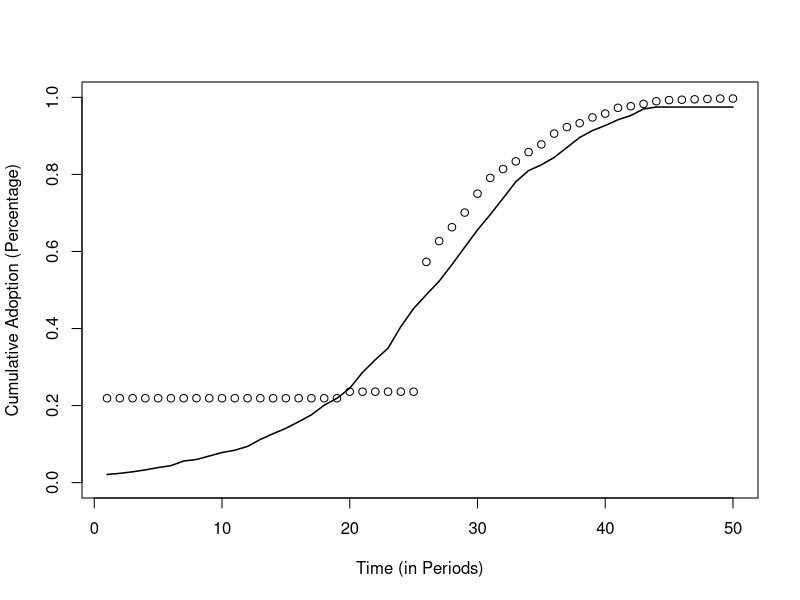

Write R code to recreate this figure. (Note: a time limit stopped this script after it produced the figure.)
# Targeted Announced Adoption with Lumpsum payments with Budget Constraints

# Let '#@!@#' be the symbol for potential
# changes to the type of analysis
# Let '#!!!#' be the symbol for key looping
# areas.

set.seed(4364)
##### Loading Needed Packages #####

library(igraph)

##### Explanatory Text #####

# We will examine the adoption trends of farmers
# that have the potential of a subsidy in the future
# this simulation starts from time zero to some time 
# horizon TH. At the start of the time period, farmers
# KNOW that the policy will begin at time A. That is
# the government doesn't "suprise" farmers with a 
# policy just as it is beginning. We can alter this
# assumption by taking the market expectations adoption
# with the expectation neutral adoption. We assume that
# when the government offers the subsidy, they will select
# a portion of the farmers that haven't yet adopted at 
# random. That is the government could waste its "offers"
# on farmers that would adopt if they didn't recieve
# the subsidy at a particular time, conceding that they
# didn't get the one that they wanted and ones where the
# technology isn't cheap enough even with the subsidy. See the
# section by the Contemp_Adopt

##### Introducing Parameters for the theta Distribution F(theta) #####

# Standard Tech Parameters
a=50000; b=450; c=5

# Green Tech Parameters
d=55000; e=250; f=2.5

# Cost Dynamic Parameters
g=90000; h=2200; j=10

##### Time Horizon and Time Periods #####

TH <- 50

#time <- 1:TH

##### Number of firms in the market #####

N <- 1000

##### Distributional Parameters #####
r=0.1;beta=5;mu=0

##### Period Specific Discount Rates ##### 

discount <- function(t){
  1/((1+r)^t)
}

##### Firm Population Characteristics #####

theta <- rlogis(N,location=mu,scale=beta)

theta <- sort(theta)

##### The Government's Policy Parameters #####

# Proportion of time that passes until the policy is active

pa <- .5

# Actual Period when the policy becomes active

A <- round(TH*pa,0)

# Period when the policy is announced

announce <- A-5

##### Cost Function #####

funccost <- function(t){
  g-h*t+j*t^2
}

##### Profit Functions #####

# Standard Tech Profits

pi1 <- function(theta){
  a+b*theta-c*theta^2
}

# Green Tech Profits

pi2 <- function(theta){
  d+e*theta-f*theta^2
}

##### Description of the graph ######
# Before we write the graph let's take a look at the structure of the graph
# where we have 5 periods. These periods correspond to the period where the
# farmer HAS A CHOICE TO MAKE.

#T 1       2       3       4       5        

#       5      7       9       11      13
#  6 ----- 7 ----- 8 ----- 9 ----- 10-------    <--------------  ORIGINAL TECHNOLOGY RUNG
#    \       \       \       \       \ 14   |
#     \       \       \       \       \     |
#      \6      \8      \10     \12     11 --|   <--------------  TERMINAL NODE
#       \       \       \       \     /  
#         \       \       \       \ /  4
#  1       2 ----- 3 ----- 4 ----- 5            <--------------  GREEN TECHNOLOGY RUNG
#               1       2       3

### Some Facts ###
# Farmers DO NOT have green tech in period 1. 
# We will always have n nodes on the bottom rung.
# We will always have n+1 nodes on the top rung (including the terminal node).
# We will always have n-1 arcs on the bottom rung.
# We will always have 2*(n) arcs on the top rung.
# The (n+1)th node will always be the first node in the original tech rung.
# The terminal node will always be the (2*n+1)th node.

# To pick out a specific time period (t)'s arc value to 
# change in the adoption arcs in the example (6,8,10,12,14)
# it will be found taking (n-1) + 2*(t). For instance,
# if we wanted to change the contribution from the government
# in period 3 we would reference (5-1)+2*(3)=10. 

##### Establishing functions through time #####

# Time Periods

time <- c(1:TH)

# Discount factor through time 

df <- discount(time)

# Non-Dicounted Market costs of adopting through time

cost <- funccost(time)

# Dicounted Market costs of adopting through time

cost1 <- cost*df

##### Adoption Plan In Absence of Government Help ######


EM_Path_matrix <- array(0,dim=c(N,TH+1) )

k <- 1

while (k<N+1){
  
  theta1 <- theta[k]
  
  underprof <- pi2(theta1)*df
  underprof <- round(underprof,digits=3)
  underprof <- underprof[-1]
  
  overprof <- array(0,dim=c(TH,2))
  overprof[,1] <- pi1(theta1)*df
  overprof[,2] <- pi2(theta1)*df-funccost(time)*df
  overprof <- round(overprof,digits=3)
  
  prof <- c(underprof,c(t(overprof)))
  
  upper0_label <- paste("P(",rep(0,length=TH),",",seq(1:TH),")",sep="")  
  upper1_label <- paste("P(",rep(1,length=TH),",",seq(1:TH),") - C",seq(1:TH),sep="")
  upper_label <- array(0,dim=c(length(upper0_label),2))
  upper_label[,1] <- upper0_label; upper_label[,2] <- upper1_label
  upper_label <- c(t(upper_label))
  upper_count <- 1:length(upper_label)
  lower_label <- paste("P(",rep(1,length=TH-1),",",seq(2,TH),")",sep="")
  edge_label <- c(lower_label,upper_label)
  
  adj <- list()
  
  # Upper adjacency list
  for(i in 2:(TH-1)){
    adj[[i]] <- c(upper_count[i+1])
  }
  
  adj[TH] <- 2*TH+1
  
  for(i in 1:TH){
    adj[[TH+i]] <-c( upper_count[i+TH+1],upper_count[i+1])
  }
  
  adj[[2*TH]] <- c(2*TH+1,2*TH+1)
  names(adj) <- c(upper_label)
  
  xlayout <- c(1:TH,1:TH,TH+1)*2
  ylayout <- c(rep(1,length=TH),rep(3,length=TH),2)
  layout <- cbind(xlayout,ylayout)
  
  adjg <- graph.adjlist(adj)
  #plot(adjg,layout=layout,edge.label=prof)
  prof <- -prof
  prof <- prof-min(prof)+1
  #plot(adjg,layout=layout,edge.label=prof)
  
  EM_Path_matrix[k,] <- get.shortest.paths(adjg,from=TH+1,to=2*TH+1,weights=prof)$vpath[[1]]
  
  rm(adj)
  rm (adjg)
  
  k <- k+1
}

Adoption_matrix <- array(0,dim=c(N,TH))
for(k in 1:N){
  for(i in 1:TH){
    if(EM_Path_matrix[k,i] != EM_Path_matrix[k,i+1]-1){
      Adoption_matrix[k,i]=1
    }
  }  
}

for(k in 1:N){
  if(EM_Path_matrix[k,TH]== TH) {
    Adoption_matrix[k,TH]  <- 0 
  }
}

Adopt_prop <- c()

for(i in 1:TH){
  
  Adopt_prop[i] <- sum(Adoption_matrix[,i])
  
}

Adopt_prop <- cumsum(Adopt_prop)/N


##########
#plot(Adopt_prop,type='l',ylim=c(0,1))
plot(Adopt_prop,type='l',ylim=c(0,1),xlab='Time (in Periods)',ylab='Cumulative Adoption (Percentage)',lwd=1.5)

##### Setting up the Theta_df object #####

Theta_df <- data.frame(theta)

eligible_theta_Index <- 1:length(theta)
eligible_theta <- theta


for(i in 2:announce){
  eligible_theta_Index[! Adoption_matrix[,i-1] %in% 0] <- 0
  eligible_theta[eligible_theta_Index %in% 0] <- 10000
  Theta_df[[i]]<- eligible_theta
  colnames(Theta_df)[i] <- paste("Period",i-1,sep=" ")
}


##### Adoption Plan with Neutral Expectations [announce:A] ######

# Currently active farmers in the system

eligible_theta_iteration <- eligible_theta[! eligible_theta_Index %in% 0]

# Government Parameters

Budget <- 2000000

subsidy <- 4000

factor_num <- Budget/subsidy

N0 <- length(eligible_theta_iteration)

prob0 <- factor_num/N0

est_N <- c()
prob <- c()

prob[1:A-1] <- 0

i <- 1
while(i+A-1<TH+1){
  prob[i+A-1] <- factor_num/(N0-factor_num*(i-1))
  
  if(prob[i+A-1]>1 | prob[i+A-1]<0){
    prob[i+A-1] <- 1
  }
  
  i <- i+1
}

Probability <- prob

k <- 1

EN_Path_matrix <- array(0,dim=c(N0,TH+1))

while(k < N0+1){
  
  theta1 <- eligible_theta_iteration[k]
  
  underprof <- pi2(theta1)*df
  underprof <- round(underprof,digits=3)
  underprof <- underprof[-1]
  
  overprof <- array(0,dim=c(TH,2))
  overprof[,1] <- pi1(theta1)*df
  overprof[,2] <- pi2(theta1)*df-(funccost(time)-subsidy*prob)*df
  overprof <- round(overprof,digits=3)
  
  prof <- c(underprof,c(t(overprof)))
  
  upper0_label <- paste("P(",rep(0,length=TH),",",seq(1:TH),")",sep="")  
  upper1_label <- paste("P(",rep(1,length=TH),",",seq(1:TH),") - C",seq(1:TH),sep="")
  upper_label <- array(0,dim=c(length(upper0_label),2))
  upper_label[,1] <- upper0_label; upper_label[,2] <- upper1_label
  upper_label <- c(t(upper_label))
  upper_count <- 1:length(upper_label)
  lower_label <- paste("P(",rep(1,length=TH-1),",",seq(2,TH),")",sep="")
  edge_label <- c(lower_label,upper_label)
  
  adj <- list()
  
  # Upper adjacency list
  for(i in 2:(TH-1)){
    adj[[i]] <- c(upper_count[i+1])
  }
  
  adj[TH] <- 2*TH+1
  
  for(i in 1:TH){
    adj[[TH+i]] <-c( upper_count[i+TH+1],upper_count[i+1])
  }
  
  adj[[2*TH]] <- c(2*TH+1,2*TH+1)
  names(adj) <- c(upper_label)
  
  xlayout <- c(1:TH,1:TH,TH+1)*2
  ylayout <- c(rep(1,length=TH),rep(3,length=TH),2)
  layout <- cbind(xlayout,ylayout)
  
  adjg <- graph.adjlist(adj)
  #plot(adjg,layout=layout,edge.label=prof)
  prof <- -prof
  prof <- prof-min(prof)+1
  #plot(adjg,layout=layout,edge.label=prof)
  
  EN_Path_matrix[k,] <- get.shortest.paths(adjg,from=TH+1,to=2*TH+1,weights=prof)$vpath[[1]]
  
  rm(adj)
  rm (adjg)
  
  k <- k+1
}

EN_Adoption_matrix <- array(0,dim=c(N0,TH))
for(k in 1:N0){
  for(i in 1:TH){
    if(EN_Path_matrix[k,i] != EN_Path_matrix[k,i+1]-1){
      EN_Adoption_matrix[k,i]=1
    }
  }  
}

for(k in 1:N0){
  if(EN_Path_matrix[k,TH] == TH) {
    EN_Adoption_matrix[k,TH]  <- 0 
  }
}

EN_Adopt_prop <- c()

for(i in 1:TH){
  
  EN_Adopt_prop[i] <- sum(EN_Adoption_matrix[,i])
}

EN_Adopt_prop <- cumsum(EN_Adopt_prop)

INDEX <- 1:N0
eligible_Index_Iteration <-eligible_theta_Index[! eligible_theta_Index %in% 0]

for(i in announce:(A-1)){
  
eligible_theta[1:eligible_Index_Iteration[EN_Adopt_prop[i]]] <- 10000
Theta_df[[ncol(Theta_df)+1]] <- eligible_theta
colnames(Theta_df)[i+1] <- paste("Period",i,sep=" ")
  
}


EN_Adopt_prop <- EN_Adopt_prop +Adopt_prop[announce-1]*N
EN_Adopt_prop <- EN_Adopt_prop/N
points(EN_Adopt_prop)

eligible_theta_Index <- 1:nrow(Theta_df)

for(i in 1:nrow(Theta_df)){
  if(eligible_theta[i] == 10000){
  eligible_theta_Index[i] <-0 
  }
}


########## Final Iteration ##############

q <- A

while(q < TH+1){
  
  eligible_theta_iteration <- eligible_theta[! eligible_theta_Index %in% 0] 
  eligible_Index_iteration <- eligible_theta_Index[! eligible_theta_Index %in% 0] 
  N0 <- length(eligible_theta_iteration)
  INDEX <- c(1:N0)
  
  prob <- rep(0,times=q-1)
  
  i <- q
  while(length(prob)<TH){
    prob[i] <- (Budget/subsidy)/(N0-(Budget/subsidy)*(i-q))
    
    if(prob[i]>1 | prob[i]<0){
      prob[i] <- 1
    }
    
    i <- i+1
  }
  
  EP_Path_matrix <- array(0,dim=c(N0,TH+1))
  
  
  
  k <- 1
  
  while(k<N0+1){
    
    theta1 <-eligible_theta_iteration[k] 
    
    
    underprof <- pi2(theta1)*df
    underprof <- round(underprof,digits=3)
    underprof <- underprof[-1]
    
    overprof <- array(0,dim=c(TH,2))
    overprof[,1] <- pi1(theta1)*df
    overprof[,2] <- pi2(theta1)*df-(funccost(time)-subsidy*prob)*df
    overprof[q,2] <- pi2(theta1)*df[q]-(funccost(time[q])-subsidy)*df[q]
    overprof[1:(q-1),2] <- pi2(theta1)*df[1:(q-1)]-(funccost(time[1:(q-1)]))*df[1:(q-1)]
    overprof <- round(overprof,digits=3)
    
    prof <- c(underprof,c(t(overprof)))
    
    upper0_label <- paste("P(",rep(0,length=TH),",",seq(1:TH),")",sep="")  
    upper1_label <- paste("P(",rep(1,length=TH),",",seq(1:TH),") - C",seq(1:TH),sep="")
    upper_label <- array(0,dim=c(length(upper0_label),2))
    upper_label[,1] <- upper0_label; upper_label[,2] <- upper1_label
    upper_label <- c(t(upper_label))
    upper_count <- 1:length(upper_label)
    lower_label <- paste("P(",rep(1,length=TH-1),",",seq(2,TH),")",sep="")
    edge_label <- c(lower_label,upper_label)
    
    adj <- list()
    
    # Upper adjacency list
    for(i in 2:(TH-1)){
      adj[[i]] <- c(upper_count[i+1])
    }
    
    adj[TH] <- 2*TH+1
    
    for(i in 1:TH){
      adj[[TH+i]] <-c( upper_count[i+TH+1],upper_count[i+1])
    }
    
    adj[[2*TH]] <- c(2*TH+1,2*TH+1)
    names(adj) <- c(upper_label)
    
    xlayout <- c(1:TH,1:TH,TH+1)*2
    ylayout <- c(rep(1,length=TH),rep(3,length=TH),2)
    layout <- cbind(xlayout,ylayout)
    
    adjg <- graph.adjlist(adj)
    #plot(adjg,layout=layout,edge.label=prof)
    prof <- -prof
    prof <- prof-min(prof)+1
    #plot(adjg,layout=layout,edge.label=prof)
    
    EP_Path_matrix[k,] <- get.shortest.paths(adjg,from=TH+1,to=2*TH+1,weights=prof)$vpath[[1]]
    
    rm(adj)
    rm (adjg)
    
    
    k <- k+1
  }
  
  # Positive Adoption Matrix
  
  EP_Adoption_matrix <- array(0,dim=c(N0,TH))
  for(k in 1:N0){
    for(i in 1:TH){
      if(EP_Path_matrix[k,i] != EP_Path_matrix[k,i+1]-1){
        EP_Adoption_matrix[k,i]=1
      }
    }  
  }
  
  for(k in 1:N0){
    if(EP_Path_matrix[k,TH] == TH) {
      EP_Adoption_matrix[k,TH]  <- 0 
    }
  }
  
  EP_Adopt_prop <- c()
  
  for(i in 1:TH){
    
    EP_Adopt_prop[i] <- sum(EP_Adoption_matrix[,i])
  }
  
  EP_Adopt_prop <- cumsum(EP_Adopt_prop)
  
  Pos_Index <- EP_Adopt_prop[q]

  # Negative Path Matrix
  if (N0 != 0){
  EG_Path_matrix <- array(0,dim=c(N0,TH+1))
  
  k <- 1
  
  while(k<N0+1){
    
    theta1 <-eligible_theta_iteration[k] 
    
    
    underprof <- pi2(theta1)*df
    underprof <- round(underprof,digits=3)
    underprof <- underprof[-1]
    
    overprof <- array(0,dim=c(TH,2))
    overprof[,1] <- pi1(theta1)*df
    overprof[,2] <- pi2(theta1)*df-(funccost(time)-subsidy*prob)*df
    overprof[1:q,2] <- pi2(theta1)*df[1:q]-(funccost(time[1:q]))*df[1:q]
    overprof <- round(overprof,digits=3)
    
    prof <- c(underprof,c(t(overprof)))
    
    upper0_label <- paste("P(",rep(0,length=TH),",",seq(1:TH),")",sep="")  
    upper1_label <- paste("P(",rep(1,length=TH),",",seq(1:TH),") - C",seq(1:TH),sep="")
    upper_label <- array(0,dim=c(length(upper0_label),2))
    upper_label[,1] <- upper0_label; upper_label[,2] <- upper1_label
    upper_label <- c(t(upper_label))
    upper_count <- 1:length(upper_label)
    lower_label <- paste("P(",rep(1,length=TH-1),",",seq(2,TH),")",sep="")
    edge_label <- c(lower_label,upper_label)
    
    adj <- list()
    
    # Upper adjacency list
    for(i in 2:(TH-1)){
      adj[[i]] <- c(upper_count[i+1])
    }
    
    adj[TH] <- 2*TH+1
    
    for(i in 1:TH){
      adj[[TH+i]] <-c( upper_count[i+TH+1],upper_count[i+1])
    }
    
    adj[[2*TH]] <- c(2*TH+1,2*TH+1)
    names(adj) <- c(upper_label)
    
    xlayout <- c(1:TH,1:TH,TH+1)*2
    ylayout <- c(rep(1,length=TH),rep(3,length=TH),2)
    layout <- cbind(xlayout,ylayout)
    
    adjg <- graph.adjlist(adj)
    #plot(adjg,layout=layout,edge.label=prof)
    prof <- -prof
    prof <- prof-min(prof)+1
    #plot(adjg,layout=layout,edge.label=prof)
    
    EG_Path_matrix[k,] <- get.shortest.paths(adjg,from=TH+1,to=2*TH+1,weights=prof)$vpath[[1]]
    
    rm(adj)
    rm (adjg)
    
    
    k <- k+1
  }
  
  # Positive Adoption Matrix
  
  EG_Adoption_matrix <- array(0,dim=c(N0,TH))
  for(k in 1:N0){
    for(i in 1:TH){
      if(EG_Path_matrix[k,i] != EG_Path_matrix[k,i+1]-1){
        EG_Adoption_matrix[k,i]=1
      }
    }  
  }
  
  for(k in 1:N0){
    if(EG_Path_matrix[k,TH] == TH) {
      EG_Adoption_matrix[k,TH]  <- 0 
    }
  }
  
  EG_Adopt_prop <- c()
  
  for(i in 1:TH){
    
    EG_Adopt_prop[i] <- sum(EG_Adoption_matrix[,i])
  }
  
  EG_Adopt_prop <- cumsum(EG_Adopt_prop)
  
  Neg_Index <- EG_Adopt_prop[q]
  
  if(round(Budget/subsidy,digits=0) < Pos_Index){
  Index_Offer <- sample(1:Pos_Index,round(Budget/subsidy,digits=0),0)
  Index_Offer <- sort(Index_Offer)
  for(i in 1:length(Index_Offer)){
    eligible_Index_Iteration[Index_Offer[i]] <- 0
  }
  }
  
  if(round(Budget/subsidy,digits=0) > Pos_Index){
    eligible_Index_Iteration[c(1:Pos_Index)] <- 0
  }
  
  if(round(Budget/subsidy,digits=0) == Pos_Index){
    eligible_Index_Iteration[c(1:Pos_Index)] <- 0
  }


  if(Neg_Index>0){
    eligible_Index_Iteration[c(1:Neg_Index)] <- 0
  }
  
  ######@PROBLEM AREA@#########
  eligible_Index_Iteration <- eligible_Index_Iteration[! eligible_Index_Iteration %in% 0]
  eligible_theta_Index <- rep(0,times=N)
  for(i in 1:length(eligible_Index_Iteration)){
    eligible_theta_Index[eligible_Index_Iteration[i]] <- eligible_Index_Iteration[i]  
    
  }
  }
  eligible_theta[eligible_theta_Index %in% 0] <- 10000
  
  Theta_df[[ncol(Theta_df)+1]] <- eligible_theta
  colnames(Theta_df)[ncol(Theta_df)] <- paste("Period",q,sep=" ")
  ######@@#########
  
  
  q <- q+1
}

test <- c()

for(i in 1:ncol(Theta_df)){
  
  test[i] <- length(Theta_df[[i]][Theta_df[[i]] %in% 10000])/N
  
}
test <- test[-1]
points(test,pch=3,col="blue")
lines(rep(announce,times=10),seq(0,1,length=10))
lines(rep(A,times=10),seq(0,1,length=10))
eligible_theta_Index

Budget/subsidy
test
Index_Offer

eligible_theta_Index
eligible_Index_Iteration
eligible_Index_Iteration[! eligible_Index_Iteration %in% 0]
Pos_Index
prob
plot(Adopt_prop,type='l',main=paste("Budget = ",Budget," Subsidy = ",round(subsidy,digits=2),"\n\ Active Period = ", A, " Announcement Period = ",announce),ylim=c(0,1)
     ,xlab='Year',ylab = 'Percentage Adopted Green Technology')
points(c(announce:50),EN_Adopt_prop[announce:50])
points(test,pch=3,col="blue")
lines(rep(A,times=10),seq(0,1,length=10),col='grey',lty=2)
lines(rep(announce,times=10),seq(0,1,length=10),col='grey',lty=2)
legend(3,.9,pch=c(1,3),col=c("black","blue"),legend=c("Adoption Under Neutral Expectations","Simulated Adoption"))

plot(theta,pi1(theta),type='l',ylim=c(0,max(pi2(theta))))
lines(theta,pi2(theta),lty=2)
for(i in 1:length(time-1)){
  lines(theta,(pi2(theta)-funccost(time[i])))
}

plot(time*pi1(theta[600]),xlim=c(5,50))
lines(time*pi2(theta[600])-funccost(time))
plot(time*pi1(theta[600])-(time*pi2(theta[600])-funccost(time)),type='l')
time*pi2(theta[600]-funccost(time))
change <- c()
for (i in 1:length(time)-1){
  change[i] <- time[i+1]*pi2(theta[600]-funccost(time[i+1]))-time[i]*pi2(theta[600]+funccost(time[i]))
}

change
plot(change)
